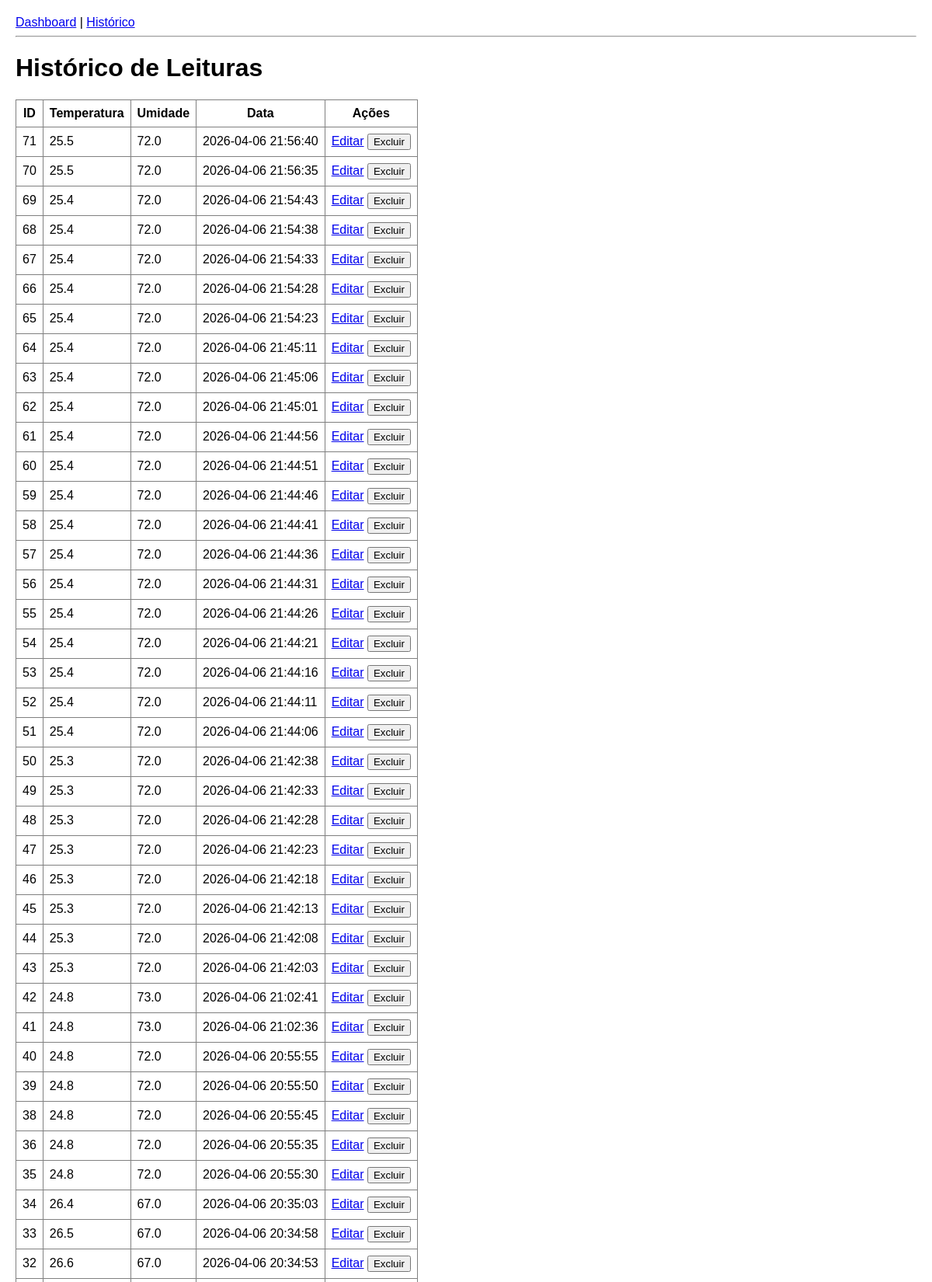
/leituras (upper part), run on the app's committed database.
### tables this page shows
CREATE TABLE leituras (
    id INTEGER PRIMARY KEY AUTOINCREMENT,
    temperatura REAL NOT NULL,
    umidade REAL NOT NULL,
    localizacao TEXT DEFAULT 'SÃ£o Paulo',
    timestamp DATETIME DEFAULT (datetime('now','localtime'))
);

### app.py (the view)
@app.route('/leituras')
def listar():
    leituras = listar_leituras()
    formato = request.args.get('formato')
    if formato == 'json':
        return jsonify([dict(l) for l in leituras])
    return render_template('historico.html', leituras=leituras)

### database.py (called while the page is built)
def get_db_connection():
    conn = sqlite3.connect(DB, timeout=10)
    conn.execute('PRAGMA journal_mode=WAL')
    conn.execute('PRAGMA busy_timeout=5000')
    conn.row_factory = sqlite3.Row
    return conn

def listar_leituras(limite=50):
    conn = get_db_connection()
    leituras = conn.execute(
        '''
        SELECT * FROM leituras
        ORDER BY timestamp DESC
        LIMIT ?
        ''',
        (limite,)
    ).fetchall()
    conn.close()
    return leituras

### templates/historico.html (shortened to what this page needs)
{% extends 'base.html' %}
{% block content %}
<h1>Histórico de Leituras</h1>
<table border="1">
    <tr>
        <th>ID</th>
        <th>Temperatura</th>
        <th>Umidade</th>
        <th>Data</th>
        <th>Ações</th>
    </tr>
    {% for l in leituras %}
    <tr>
        <td>{{ l.id }}</td>
        <td>{{ l.temperatura }}</td>
        <td>{{ l.umidade }}</td>
        <td>{{ l.timestamp }}</td>
        <td>
            <a href="/leituras/{{ l.id }}">Editar</a>
            <button onclick="deletar('{{ l.id }}')">Excluir</button>
        </td>
    </tr>
    {% endfor %}
</table>
{% endblock %}

### static/css/style.css (style rules this page uses)
body { font-family: Arial; margin: 20px; }
table { border-collapse: collapse; }
th, td { padding: 8px; }

### data on the page
leituras: id "71", temperatura "25.5", umidade "72.0", timestamp "2026-04-06 21:56:40"
leituras: id "70", temperatura "25.5", umidade "72.0", timestamp "2026-04-06 21:56:35"
leituras: id "69", temperatura "25.4", umidade "72.0", timestamp "2026-04-06 21:54:43"
leituras: id "68", temperatura "25.4", umidade "72.0", timestamp "2026-04-06 21:54:38"
leituras: id "67", temperatura "25.4", umidade "72.0", timestamp "2026-04-06 21:54:33"
leituras: id "66", temperatura "25.4", umidade "72.0", timestamp "2026-04-06 21:54:28"
leituras: id "65", temperatura "25.4", umidade "72.0", timestamp "2026-04-06 21:54:23"
leituras: id "64", temperatura "25.4", umidade "72.0", timestamp "2026-04-06 21:45:11"
leituras: id "63", temperatura "25.4", umidade "72.0", timestamp "2026-04-06 21:45:06"
leituras: id "62", temperatura "25.4", umidade "72.0", timestamp "2026-04-06 21:45:01"
leituras: id "61", temperatura "25.4", umidade "72.0", timestamp "2026-04-06 21:44:56"
leituras: id "60", temperatura "25.4", umidade "72.0", timestamp "2026-04-06 21:44:51"
leituras: id "59", temperatura "25.4", umidade "72.0", timestamp "2026-04-06 21:44:46"
leituras: id "58", temperatura "25.4", umidade "72.0", timestamp "2026-04-06 21:44:41"
leituras: id "57", temperatura "25.4", umidade "72.0", timestamp "2026-04-06 21:44:36"
leituras: id "56", temperatura "25.4", umidade "72.0", timestamp "2026-04-06 21:44:31"
leituras: id "55", temperatura "25.4", umidade "72.0", timestamp "2026-04-06 21:44:26"
leituras: id "54", temperatura "25.4", umidade "72.0", timestamp "2026-04-06 21:44:21"
leituras: id "53", temperatura "25.4", umidade "72.0", timestamp "2026-04-06 21:44:16"
leituras: id "52", temperatura "25.4", umidade "72.0", timestamp "2026-04-06 21:44:11"
leituras: id "51", temperatura "25.4", umidade "72.0", timestamp "2026-04-06 21:44:06"
leituras: id "50", temperatura "25.3", umidade "72.0", timestamp "2026-04-06 21:42:38"
leituras: id "49", temperatura "25.3", umidade "72.0", timestamp "2026-04-06 21:42:33"
leituras: id "48", temperatura "25.3", umidade "72.0", timestamp "2026-04-06 21:42:28"
leituras: id "47", temperatura "25.3", umidade "72.0", timestamp "2026-04-06 21:42:23"
leituras: id "46", temperatura "25.3", umidade "72.0", timestamp "2026-04-06 21:42:18"
leituras: id "45", temperatura "25.3", umidade "72.0", timestamp "2026-04-06 21:42:13"
leituras: id "44", temperatura "25.3", umidade "72.0", timestamp "2026-04-06 21:42:08"
leituras: id "43", temperatura "25.3", umidade "72.0", timestamp "2026-04-06 21:42:03"
leituras: id "42", temperatura "24.8", umidade "73.0", timestamp "2026-04-06 21:02:41"
leituras: id "41", temperatura "24.8", umidade "73.0", timestamp "2026-04-06 21:02:36"
leituras: id "40", temperatura "24.8", umidade "72.0", timestamp "2026-04-06 20:55:55"
leituras: id "39", temperatura "24.8", umidade "72.0", timestamp "2026-04-06 20:55:50"
leituras: id "38", temperatura "24.8", umidade "72.0", timestamp "2026-04-06 20:55:45"
leituras: id "36", temperatura "24.8", umidade "72.0", timestamp "2026-04-06 20:55:35"
leituras: id "35", temperatura "24.8", umidade "72.0", timestamp "2026-04-06 20:55:30"
leituras: id "34", temperatura "26.4", umidade "67.0", timestamp "2026-04-06 20:35:03"
leituras: id "33", temperatura "26.5", umidade "67.0", timestamp "2026-04-06 20:34:58"
leituras: id "32", temperatura "26.6", umidade "67.0", timestamp "2026-04-06 20:34:53"
